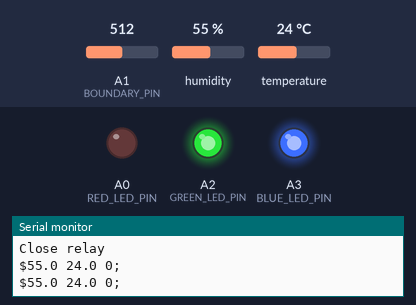
A program run on a simulated Arduino Nano, built with avr-gcc and run on an emulated ATmega328P. Parts: output pins drawn as LEDs (lit = HIGH), the last lines printed to the serial monitor. The inputs (shaded band) are chosen by the test bench; at power-on: humidity 55 %, A1 (BOUNDARY_PIN) = 512, temperature 24 °C. Pins used as bus, display or sensor lines are not drawn.

Above: at 3.7 s.
3.8 s: humidity set to 88 %
7.0 s: humidity set to 52 %
8.7 s: humidity set to 49 %
At 10.7 s:
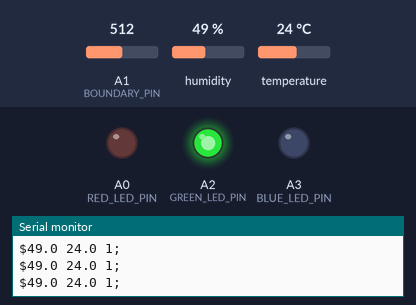
11.0 s: humidity set to 68 %
At 13.1 s:
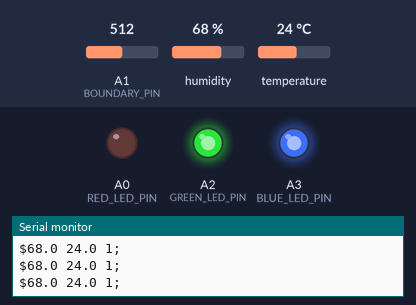
Timing chart, 0 to 14.5 s (numbered marks = the images above; inputs shaded):
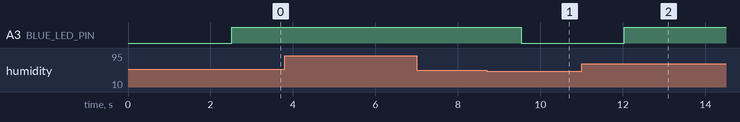

Measured:
- the behaviour switches between 51 and 50 % on humidity (found by bisection; images 0 and 1)
- after the input at 8.7 s, A3 (BLUE_LED_PIN): HIGH → LOW after 0.83 s
- after the input at 11.0 s, A3 (BLUE_LED_PIN): LOW → HIGH after 1.0 s

The program:

main.cpp
```cpp
#include <Arduino.h>
#include <DHT.h>

#define DELTA 10.0
#define DELAY_TIME 500
#define DHT_PIN 1
#define RELAY_PIN 0
#define BOUNDARY_PIN A1
#define RED_LED_PIN A0
#define BLUE_LED_PIN A3
#define GREEN_LED_PIN A2

DHT sensor;
float humidity;
float fixedHumidity;
float temperature;
uint8_t maxBound;
int delayTime = 1000;
unsigned long humCheck;
unsigned long boundaryCheck;
volatile unsigned long buttonCheck;

bool cooling = false;
bool relayOpen = false;

void log(float hum, float temp, bool cooling) {
    Serial.print("$");
    Serial.print(humidity, 1);
    Serial.print(" ");
    Serial.print(temperature, 1);
    Serial.print(" ");
    Serial.print(cooling);
    Serial.println(";");
}

void openRelay() {
    if (!relayOpen) {
        Serial.println("Open relay");
        relayOpen = true;
        digitalWrite(RELAY_PIN, LOW);
        delay(500);
    }
}

void closeRelay() {
    if (relayOpen) {
        Serial.println("Close relay");
        relayOpen = false;
        digitalWrite(RELAY_PIN, HIGH);
        delay(500);
    }
}

bool setBoundary() {
    int potentiometrValue = map(analogRead(BOUNDARY_PIN), 0, 1023, 40, 100);

    if (potentiometrValue != maxBound) {
        maxBound = potentiometrValue;

        return true;
    }
    return false;
}

void setLeds(float temp, float hum) {
    int tempLed = map(temp, 0, 100, 0, 255);
    int humLed = map(hum, 0, 100, 0, 255);

    analogWrite(RED_LED_PIN, tempLed);
    analogWrite(BLUE_LED_PIN, humLed);
}

void setup() {
    Serial.begin(9600);

    pinMode(RELAY_PIN, OUTPUT);
    pinMode(BOUNDARY_PIN, INPUT);

    pinMode(BLUE_LED_PIN, OUTPUT);
    pinMode(RED_LED_PIN, OUTPUT);
    pinMode(GREEN_LED_PIN, OUTPUT);

    relayOpen = true;
    digitalWrite(GREEN_LED_PIN, HIGH);
    closeRelay();


    sensor.setup(DHT_PIN);

    humidity = sensor.getHumidity();
    temperature = sensor.getTemperature();

    delay(sensor.getMinimumSamplingPeriod());
}

void loop() {
    if (millis() - boundaryCheck > DELAY_TIME) {
        boundaryCheck = millis();

        if(setBoundary()) {

            cooling = false;

            if (humidity < maxBound) {
                closeRelay();
                delayTime = 1000;
            }
        }
    }

    if (millis() - humCheck > delayTime) {
        humCheck = millis();
        humidity = sensor.getHumidity();
        temperature = sensor.getTemperature();

        if (!cooling && humidity > maxBound) {
            cooling = true;
            delayTime = 500;
            fixedHumidity = humidity;
        }

        log(humidity, temperature, cooling);
        setLeds(temperature, humidity);

        if (cooling) {
            if (abs(humidity - fixedHumidity) < DELTA) {
                openRelay();
            } else {
                closeRelay();
            }
        }
    }

}
```
